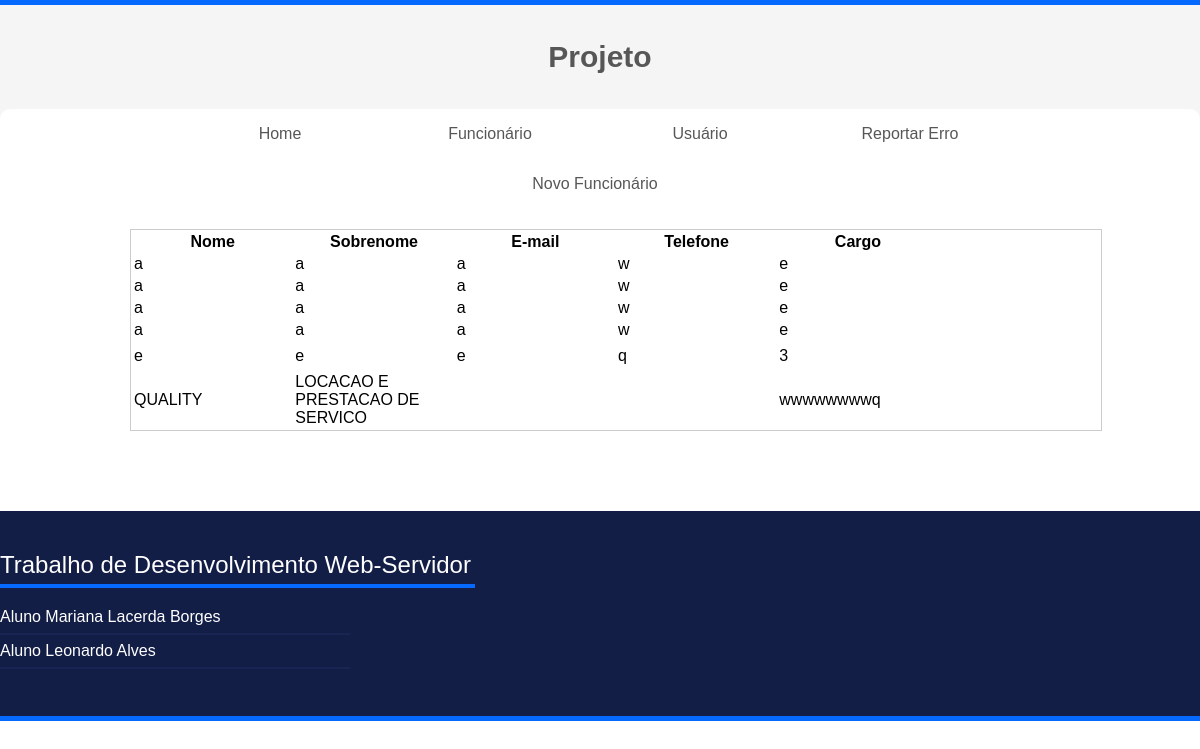
The page /index.php (signed in) on the database its author committed.
### tables this page shows
CREATE TABLE `funcionarios` (
  `id_funcionario` int(3) NOT NULL,
  `nome` varchar(20) NOT NULL,
  `sobrenome` varchar(30) NOT NULL,
  `email` varchar(30) NOT NULL,
  `senha` varchar(20) NOT NULL,
  `telefone` varchar(15) NOT NULL,
  `cargo` varchar(20) NOT NULL
);

### model/conexaoDB.php (called while the page is built, shortened)
<?php
$servidor = "localhost";
$user = "root";
$senha = "";
$database = "projeto";
$conexao = mysqli_connect($servidor, $user, $senha, $database);
$query_funcionarios = 'SELECT * FROM funcionarios';
$consulta_funcionarios = mysqli_query($conexao, $query_funcionarios);

### view/listarFuncionario.php (the view)
<div class="limitesInternos">
    <div class="menu">
        <a class="itemMenu" href="?pagina=cadastrarFuncionario">Novo Funcionário</a>
    </div>
</div>
<div class="conteudo">
    <table class="conteudo" style="border:1px  solid #ccc;">
        <tr style="justify-content: center;">
            <th>Nome</th>
            <th>Sobrenome</th>
            <th>E-mail</th>
            <th>Telefone</th>
            <th>Cargo</th>
        </tr>
        <?php
         include 'model/conexaoDB.php';
         while ($linha = mysqli_fetch_array($consulta_funcionarios)) {
             echo '<tr><td>' . $linha['nome'] . '</td>';
             echo '<td>' . $linha['sobrenome'] . '</td>';
             echo '<td>' . $linha['email'] . '</td>';
             echo '<td>' . $linha['telefone'] . '</td>';
             echo '<td>' . $linha['cargo'] . '</td>';
         ?>
            <td>
            </td>
            </tr>
        <?php
         }
         ?>
    </table>
</div>

### css/style.css (style rules this page uses)
* { box-sizing: border-box; }
body { font-family: Arial, Helvetica, sans-serif; margin: 0px; }
.limitesInternos { display: block; max-width: 1200px; position: relative; left: 50%; transform: translateX(-50%); }
.menu { background-color: #FFFFFF; width: 100%; height: 50px; display: flex; position: relative; border-radius: 10px 10px 0px 0px; justify-content: center; align-items: center; }
.conteudo { position: relative; width:90%; table-layout: fixed; margin: 20px; margin-left: 65px; }
.itemMenu { background-color: #FFFFFF; display: inline-block; position: relative; padding: 16px 25px; font-size: 16px; font-family: Arial, Helvetica, sans-serif; text-align: center; text-decoration: none; color: #575757; border-radius: 10px; margin: 0px 10px 0px 0px; width: 200px; }

### rows shown on the page
funcionarios: nome "a", sobrenome "a", email "a", telefone "w", cargo "e"
funcionarios: nome "a", sobrenome "a", email "a", telefone "w", cargo "e"
funcionarios: nome "a", sobrenome "a", email "a", telefone "w", cargo "e"
funcionarios: nome "a", sobrenome "a", email "a", telefone "w", cargo "e"
funcionarios: nome "e", sobrenome "e", email "e", telefone "q", cargo "3"
funcionarios: nome "QUALITY", sobrenome "LOCACAO E PRESTACAO DE SERVICO", cargo "wwwwwwwwq"
